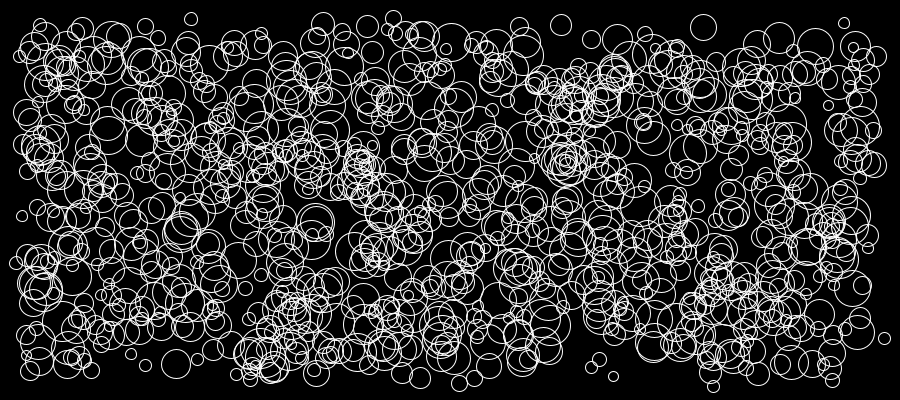
Frame 1 (no input)
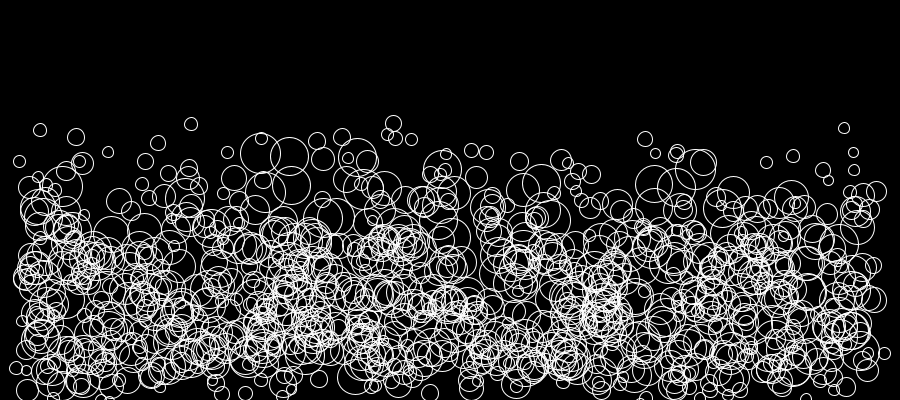
Frame 60 (the mouse pressed at the canvas centre just before this capture)
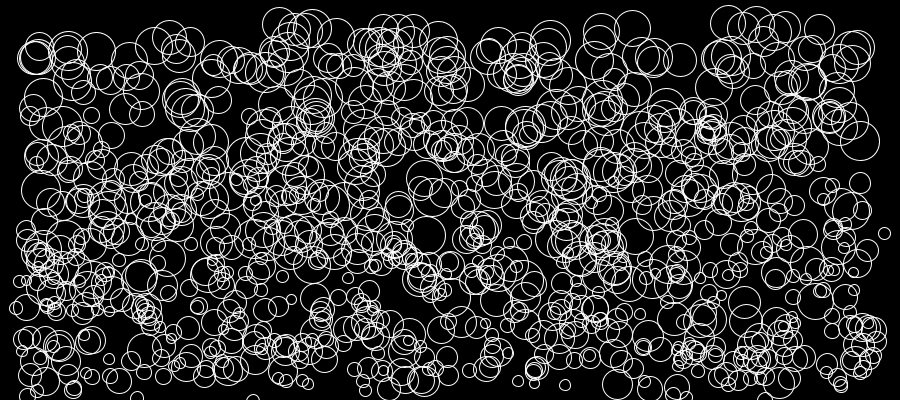
Frame 120 (the mouse held since frame 60 and released just before this capture)

The Processing sketch that drew these frames (run headless with seeded random() and noise(); from frame 60 on, the mouse is pressed at the canvas centre):

// Processing sketch: processing_47561
// ── processing_47561.pde

int numCircles = 1000;
int [] rad = new int[numCircles];
float [] circleX = new float[numCircles];
float [] circleY = new float[numCircles];
float [] vel = new float[numCircles];
 
 
void setup(){
  size(900, 400);
  smooth();
  frameRate(60);
   
  for(int i=0; i< numCircles; i++){
    rad[i] = round(random(10,40));
    circleX[i] = round(random(rad[i], width-rad[i]));
    circleY[i] = round(random(rad[i], height-rad[i]));
    vel[i] = 15;
  }
}
 
void draw(){
  background(0);
  stroke(255);
  for(int j=0; j< numCircles; j++){
      fill(768);
    ellipse(circleX[j], circleY[j], rad[j], rad[j]);
     
    circleY[j] += vel[j];
   
    if(circleY[j] < 0+rad[j] || circleY[j] > height-rad[j]){
      vel[j] *= -1;
    }
  }
}
